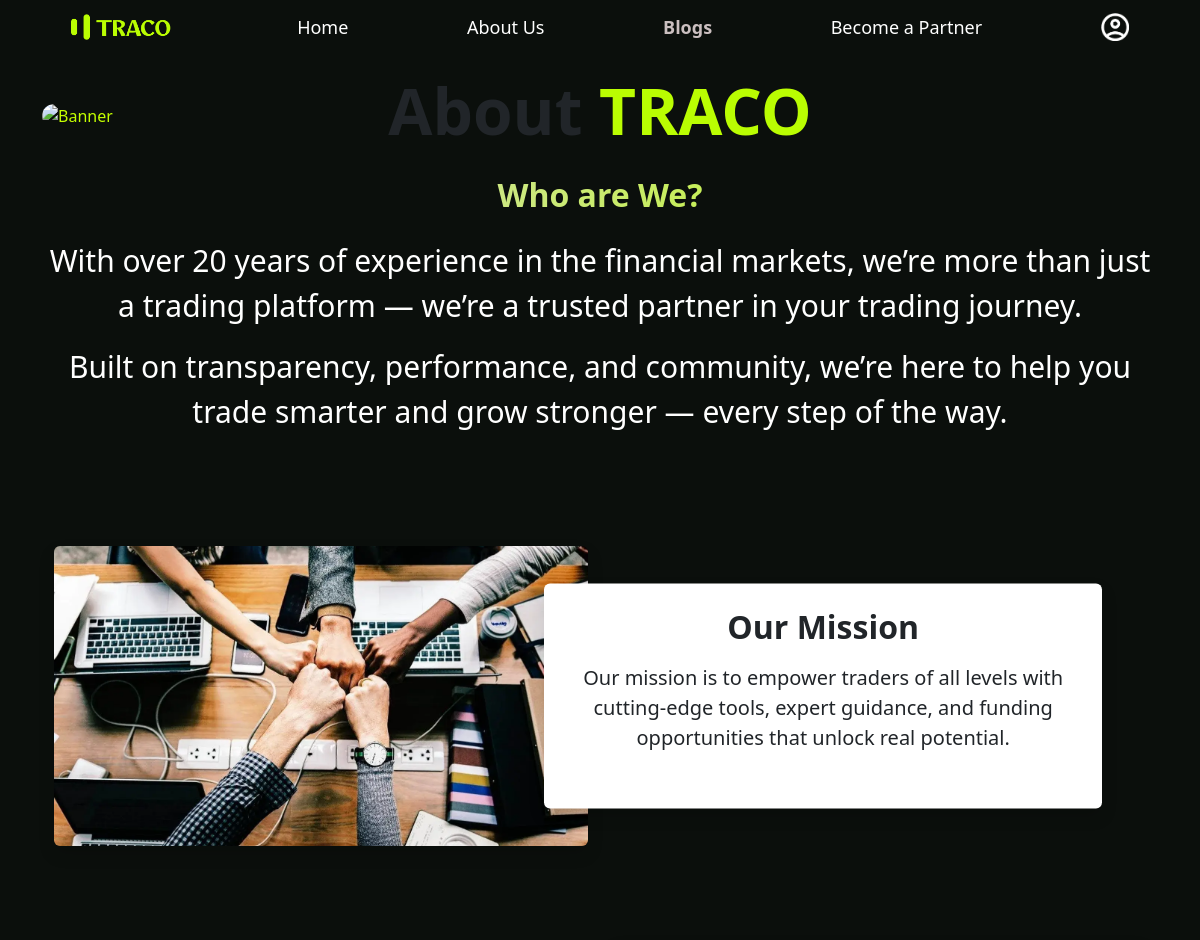
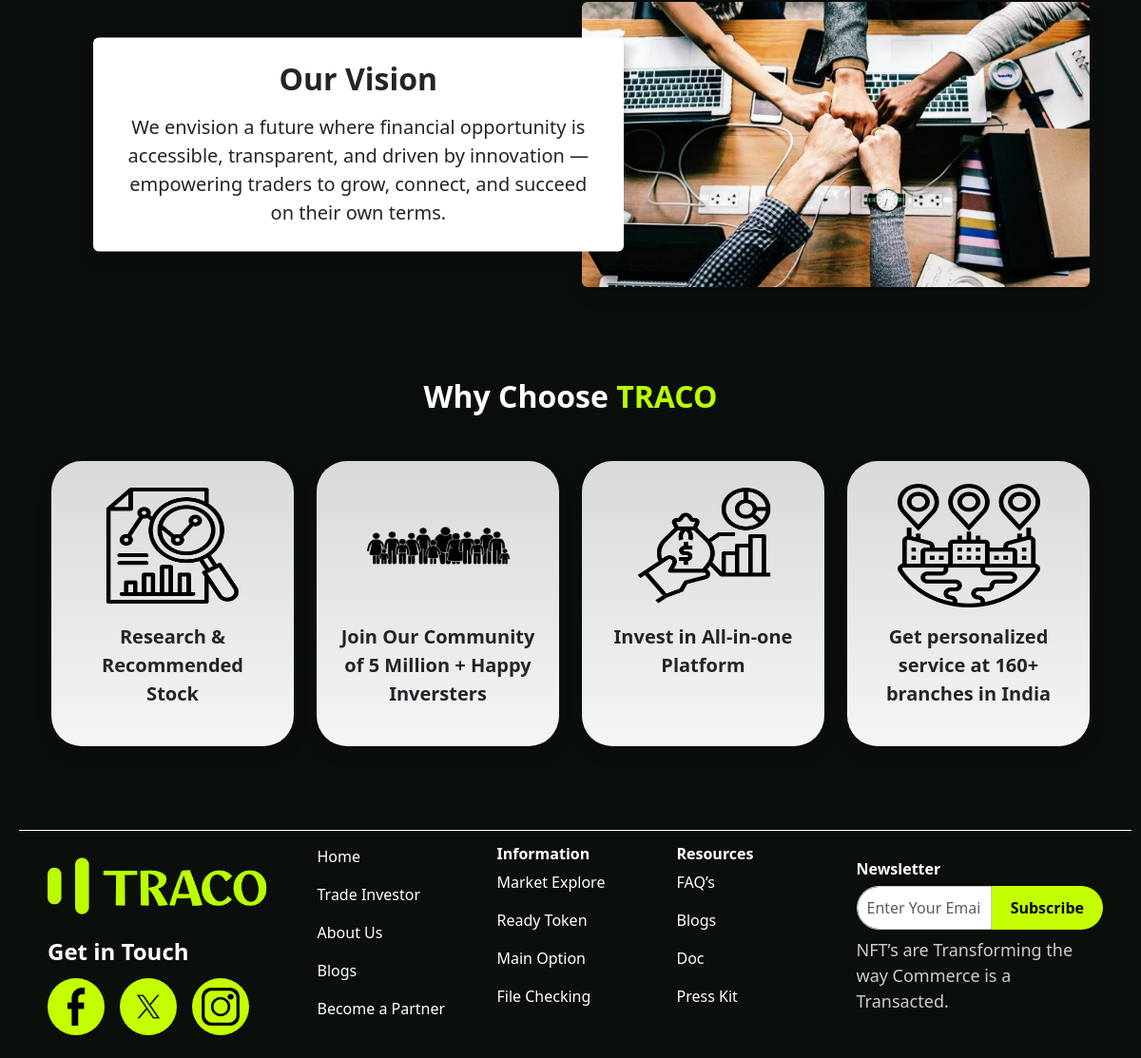
The page /about/ on the database its author committed (2 pictures, top to bottom).
### trading/models.py (models this page shows, shortened)
class AboutContent(models.Model):
    banner_image = models.ImageField(upload_to='about/banner/')
    banner_title = models.CharField(max_length=200, default="About TRACO")
    who_title = models.CharField(max_length=200, default="Who are We?")
    who_para1 = models.TextField(blank=True, null=True)
    who_para2 = models.TextField(blank=True, null=True)
    mission_title = models.CharField(max_length=200, default="Our Mission")
    mission_text = models.TextField(blank=True, null=True)
    mission_image = models.ImageField(upload_to='about/mission/', blank=True, null=True)
    vision_title = models.CharField(max_length=200, default="Our Vision")
    vision_text = models.TextField(blank=True, null=True)
    vision_image = models.ImageField(upload_to='about/vision/', blank=True, null=True)

### trading/views.py (the view)
# urls.py: path('about/', views.about_view, name="about"),
def about_view(request):
    content = AboutContent.objects.first()
    why_items = [
        {"title": "Research & Recommended Stock", "icon": "images/ar4.png"},
        {"title": "Join Our Community of 5 Million + Happy Inversters", "icon": "images/ar3.png"},
        {"title": "Invest in All-in-one Platform", "icon": "images/ar2.png"},
        {"title": "Get personalized service at 160+ branches in India", "icon": "images/ar1.png"},
    ]
    return render(request, 'trading/layout/about.html', {
        'content': content,
        'why_items': why_items
    })

### templates/trading/layout/about.html
{% extends 'trading/layout/base.html' %} {% load static %} {% block content %}
<section class="position-relative w-100">
  {% if content.banner_image %}
  <img
    src="{% static 'images/a_banner.jpg' %}"
    alt="Banner"
    class="w-100 rounded-5"
    style="height: auto"
  />
  {% endif %}
  <div class="position-absolute top-50 start-50 translate-middle text-center">
    <h1
      class="text-dark fw-bold px-4 py-2"
      style="
        font-size: 400%;
      "
    >
      {{ content.banner_title | safe  }}
    </h1>
  </div>
</section>
<section class="text-center py-5 text-white">
  <h2
    class="fw-bold"
    style="
      background: linear-gradient(90deg, #d9d9d9, #bafd02);
      -webkit-background-clip: text;
      -webkit-text-fill-color: transparent;
    "
  >
    {{ content.who_title }}
  </h2>
  <p class="mt-4 mx-auto" style="font-size: 30px">{{ content.who_para1 }}</p>
  <p class="mt-2 mx-auto" style="font-size: 30px">{{ content.who_para2 }}</p>
</section>
<section class="container py-5">
  <div class="row align-items-center g-4">
    {% if content.mission_image %}
    <div class="col-md-6 position-relative">
      <img
        src="{% static 'images/a_image2.png' %}"
        alt="Mission"
        class="img-fluid rounded shadow w-100"
        style="height: 300px; object-fit: cover"
      />
      <div
        class="bg-white p-4 rounded shadow position-absolute top-50 h-75 translate-middle-y w-100"
        style="z-index: 2; left: 90%;"
      >
        <h3 class="fw-bold mb-3 fs-2 text-center text-dark">{{ content.mission_title }}</h3>
        <p class="text-center fs-5 text-dark">{{ content.mission_text }}</p>
      </div>
    </div>
    {% endif %}
  </div>
</section>
<section class="container py-5">
  <div class="row align-items-center g-4 flex-md-row-reverse">
    {% if content.vision_image %}
    <div class="col-md-6 position-relative">
      <img
        src="{% static 'images/a_image2.png' %}"
        alt="Vision"
        class="img-fluid rounded shadow w-100"
        style="height: 300px; object-fit: cover"
      />
      <div
        class="bg-white p-4 rounded shadow position-absolute top-50 h-75 translate-middle-y w-100"
        style="z-index: 2; right: 90%;"
      >
        <h3 class="fw-bold mb-3 fs-2 text-center text-dark ">{{ content.vision_title }}</h3>
        <p class="text-center fs-5 text-dark">{{ content.vision_text }}</p>
      </div>
    </div>
    {% endif %}
  </div>
</section>
<section class="py-5 text-center text-white">
  <h2 class="fw-bold">Why Choose <span style="color: #bafd02">TRACO</span></h2>
  <div class="container mt-5">
    <div class="row g-4">
      {% for item in why_items %}
      <div class="col-12 col-md-6 col-lg-3">
        <div
          class="text-dark p-4 rounded-5 shadow h-100 w-100"
          style="background: linear-gradient(to bottom, #d9d9d9, #f5f5f5)"
        >
          <img
            src="{% static '' %}{{ item.icon }}"
            alt="{{ item.title }}"
            class="mb-3"
            style="width: 150px; height: 130px"
          />
          <p class="fw-semibold fs-5">{{ item.title }}</p>
        </div>
      </div>
      {% endfor %}
    </div>
  </div>
</section>
{% endblock %}

### templates/trading/layout/base.html (shortened to what this page needs)
<!DOCTYPE html>
<html lang="en">
<head>
  <link href="https://cdn.jsdelivr.net/npm/bootstrap@5.3.0/dist/css/bootstrap.min.css" rel="stylesheet">
</head>
<body>
  {% include "trading/include/navbar.html" %}
  <div class="container mt-5">{% block content %}{% endblock %}</div>
  {% include "trading/include/footer.html" %}
</body>
</html>

### templates/trading/include/navbar.html
{% load static %}
<nav style="background-color:#0b0f0c; padding:12px 0;">
  <div class="container-fluid d-flex justify-content-between align-items-center" style="display:flex;">
    <div class="d-flex justify-content-center align-items-center flex-fill">
      <a href="{% url 'home' %}" class="text-decoration-none d-flex align-items-center">
        <img src="{% static 'images/logo.png' %}" alt="Logo" style="height:30px; margin-right:8px;">
      </a>
    </div>
    <div class="d-flex justify-content-center align-items-center flex-fill">
      <a href="{% url 'home' %}" style="color:white; font-size:18px; text-decoration:none;">Home</a>
    </div>
    <div class="d-flex justify-content-center align-items-center flex-fill">
      <a href="{% url 'about' %}" style="color:white; font-size:18px; text-decoration:none;">About Us</a>
    </div>
    <div class="d-flex justify-content-center align-items-center flex-fill">
      <a href="{% url 'blog' %}" style="color:#cbbfc0; font-size:18px; font-weight:bold; text-decoration:none;">Blogs</a>
    </div>
    <div class="d-flex justify-content-center align-items-center flex-fill">
      <a href="#" style="color:white; font-size:18px; text-decoration:none;">Become a Partner</a>
    </div>
    <div class="d-flex justify-content-center align-items-center flex-fill">
      {% if user.is_authenticated %}
        <div class="dropdown">
          <a class="dropdown-toggle d-flex align-items-center text-decoration-none" href="#" id="userDropdown"
             role="button" data-bs-toggle="dropdown" aria-expanded="false" style="color:white; font-size:18px;">
            <img src="{% static 'images/user.png' %}" alt="User" style="height:28px; margin-right:6px;">
            {{ user.first_name|default:user.username }}
          </a>
          <ul class="dropdown-menu dropdown-menu-end" aria-labelledby="userDropdown">
            <li><a class="dropdown-item" href="{% url 'logout' %}">Logout</a></li>
          </ul>
        </div>
      {% else %}
        <a href="{% url 'login' %}">
          <img src="{% static 'images/user.png' %}" alt="User" style="height:28px;">
        </a>
      {% endif %}
    </div>
  </div>
</nav>

### templates/trading/include/footer.html
{% load static %}
<footer style="background:#0b0f0c; color:white; padding: 40px 10px 0px 20px;">
  <div class="container-fluid" style="border-top:1px solid white; padding: 15px 30px 0px 30px;">
    <div class="row text-start">
      <div class="col-md-3 mt-2">
        <div class="d-flex align-items-center mb-3">
          <img src="{% static 'images/logo.png' %}" alt="Logo" style="height:70px; margin-right:8px;">
        </div>
        <p class="fs-4" style="margin-bottom:10px; font-weight:bold;">Get in Touch</p>
        <div class="d-flex gap-3">
          <div style="background:#c4ff00; border-radius:50%; padding:10px; display:flex; align-items:center; justify-content:center;">
            <img src="{% static 'images/facebook.png' %}" alt="Facebook" style="height:40px; width:40px;">
          </div>
          <div style="background:#c4ff00; border-radius:50%; padding:10px; display:flex; align-items:center; justify-content:center;">
            <img src="{% static 'images/twitter.png' %}" alt="Twitter" style="height:40px; width:40px;">
          </div>
          <div style="background:#c4ff00; border-radius:50%; padding:10px; display:flex; align-items:center; justify-content:center;">
            <img src="{% static 'images/instagram.png' %}" alt="Instagram" style="height:40px; width:40px;">
          </div>
        </div>
      </div>
      <div class="col-md-2 mb-4">
        <p><a href="{% url 'home' %}" style="color:white; text-decoration:none;">Home</a></p>
        <p><a href="#" style="color:white; text-decoration:none;">Trade Investor</a></p>
        <p><a href="{% url 'about' %}" style="color:white; text-decoration:none;">About Us</a></p>
        <p><a href="#" style="color:white; text-decoration:none;">Blogs</a></p>
        <p><a href="#" style="color:white; text-decoration:none;">Become a Partner</a></p>
      </div>
      <div class="col-md-2 mb-4">
        <h6 style="font-weight:bold;">Information</h6>
        <p><a href="#" style="color:white; text-decoration:none;">Market Explore</a></p>
        <p><a href="#" style="color:white; text-decoration:none;">Ready Token</a></p>
        <p><a href="#" style="color:white; text-decoration:none;">Main Option</a></p>
        <p><a href="#" style="color:white; text-decoration:none;">File Checking</a></p>
      </div>
      <div class="col-md-2 mb-4">
        <h6 style="font-weight:bold;">Resources</h6>
        <p><a href="#" style="color:white; text-decoration:none;">FAQ’s</a></p>
        <p><a href="#" style="color:white; text-decoration:none;">Blogs</a></p>
        <p><a href="#" style="color:white; text-decoration:none;">Doc</a></p>
        <p><a href="#" style="color:white; text-decoration:none;">Press Kit</a></p>
      </div>
      <div class="col-md-3 mt-3">
        <h6 style="font-weight:bold;">Newsletter</h6>
        <form class="d-flex mb-2">
          <input type="email" class="form-control" placeholder="Enter Your Email"
                 style="border-radius:25px 0 0 25px; border:1px solid #ccc; padding:10px;">
          <button type="submit"
                  style="background:#c4ff00; border:none; border-radius:0 25px 25px 0; padding:10px 20px; font-weight:bold;">
            Subscribe
          </button>
        </form>
        <p style="font-size:18px; color:#ccc;">NFT’s are Transforming the way Commerce is a Transacted.</p>
      </div>
    </div>
  </div>
</footer>

### templates/trading/layout/base.html (style rules this page uses)
body { background-color: #0b0f0c; color: #c4ff00; }
.form-control { border-radius: 20px; }

### rows shown on the page
AboutContent: banner_title "About TRACO", who_title "Who are We?", who_para1 "With over 20 years of experience in the financial markets, we’re more than just a trading platform — we’re a trusted partner in your trading journey.", who_para2 "Built on transparency, performance, and community, we’re here to help you trade smarter and grow stronger — every step of the way.", mission_title "Our Mission", mission_text "Our mission is to empower traders of all levels with cutting-edge tools, expert guidance, and funding opportunities that unlock real potential.", vision_title "Our Vision", vision_text "We envision a future where financial opportunity is accessible, transparent, and driven by innovation — empowering traders to grow, connect, and succeed on their own terms."

### other values the page prints
{{ item.title }} "Research & Recommended Stock" "Join Our Community of 5 Million + Happy Inversters" "Invest in All-in-one Platform" "Get personalized service at 160+ branches in India"
